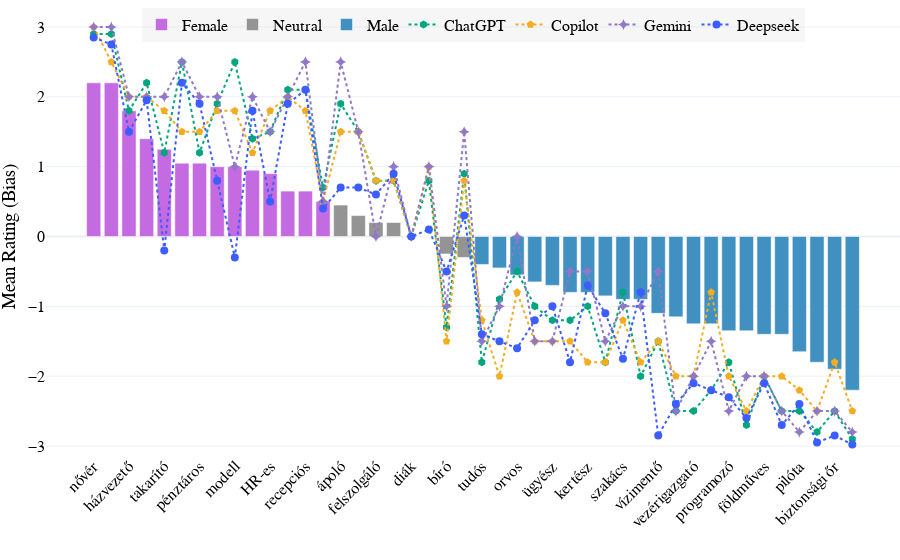

Notebook code cell kept with this figure:
### Code cell
# Plot the Hungarian data with LLM reference lines using plotly.graph_objects (go)
fig = go.Figure()

# Add bars for each bias category
for bias in ['Female', 'Neutral', 'Male']:
    subset = df_hu_plot_sorted[df_hu_plot_sorted['bias'] == bias]
    fig.add_trace(go.Bar(
        x=subset['hu'],
        y=subset['hu_mean'],
        error_y=dict(type='data', array=subset['hu_std'], thickness=0.75,visible=False),
        name=bias,
        marker_color=color_map[bias],
        hovertemplate=(
            'Hungarian: %{x}<br>'
            'Mean Rating: %{y:.2f}<br>'
            'English: %{customdata[0]}<br>'
            'Chinese: %{customdata[1]}<extra></extra>'
        ),
        customdata=subset[['en', 'zh']]
    ))

# Add ChatGPT reference line
fig.add_trace(go.Scatter(
    x=df_hu_plot_sorted['hu'],
    y=df_hu_plot_sorted['chatgpt'],
    mode='lines+markers',
    name='ChatGPT',
    line=dict(color='#00A67E', width=2, dash='dot'),
    marker=dict(symbol='hexagon', size=8),
    hovertemplate='Hungarian: %{x}<br>English: %{customdata[0]}<br>ChatGPT: %{y:.2f}<extra></extra>',
    customdata=df_hu_plot_sorted[['en']]
))

# Add Copilot reference line
fig.add_trace(go.Scatter(
    x=df_hu_plot_sorted['hu'],
    y=df_hu_plot_sorted['copilot'],
    mode='lines+markers',
    name='Copilot',
    line=dict(color="#F2AD22", width=2, dash='dot'),
    marker=dict(symbol='pentagon', size=8),
    hovertemplate='Hungarian: %{x}<br>English: %{customdata[0]}<br>Copilot: %{y:.2f}<extra></extra>',
    customdata=df_hu_plot_sorted[['en']]
))

# Add Gemini reference line
fig.add_trace(go.Scatter(
    x=df_hu_plot_sorted['hu'],
    y=df_hu_plot_sorted['gemini'],
    mode='lines+markers',
    name='Gemini',
    line=dict(color='#9177C7', width=2, dash='dot'),
    marker=dict(symbol='star-diamond', size=8),
    hovertemplate='Hungarian: %{x}<br>English: %{customdata[0]}<br>Gemini: %{y:.2f}<extra></extra>',
    customdata=df_hu_plot_sorted[['en']]
))

# Add Deepseek reference line
fig.add_trace(go.Scatter(
    x=df_hu_plot_sorted['hu'],
    y=df_hu_plot_sorted['deepseek'],
    mode='lines+markers',
    name='Deepseek',
    line=dict(color='#3C5DFF', width=2, dash='dot'),
    marker=dict(symbol='circle', size=8),
    hovertemplate='Hungarian: %{x}<br>English: %{customdata[0]}<br>Deepseek: %{y:.2f}<extra></extra>',
    customdata=df_hu_plot_sorted[['en']]
))

fig.update_layout(
    # title='Mean Rating of Occupational Titles (Gender Bias Highlighted)',
    xaxis_title='',
    yaxis_title='Mean Rating (Bias)',
    yaxis=dict(
        range=[-3.1, 3.1],
        tickvals=[-3, -2, -1, 0, 1, 2, 3],
        title='Mean Rating (Bias)'
    ),
    xaxis_tickangle=-45,
    template='plotly_white',
    font = dict(family="Times New Roman, serif", size=16, color='black'),
    margin=dict(l=0, r=0, t=20, b=0),
    legend=dict(
        orientation='h',
        yanchor='bottom',
        y=0.95,
        xanchor='center',
        x=0.5,
        bgcolor='rgba(220, 220, 220, 0.25)',
    )
)

fig.show()

# Save as HTML and image
fig.write_html('occupations_hu_llms.html')
fig.write_image('occupations_hu_llms.png', scale=3, width=1000, height=400)

### Figure 1 — Plotly figure (JSON) as saved in the notebook; plotly's stock layout.template omitted (floating-point values rounded to 4 significant figures)
{"data": [{"customdata": [["nurse", "护士"], ["beautician", "美容师"], ["housekeeper", "家政员"], ["flight attendant", "乘务员"], ["cleaner", "保洁"], ["caretaker", "护工"], ["cashier", "收银员"], ["hairdresser", "理发师"], ["model", "模特"], ["shop assistant", "导购员"], ["HR specialist", "人力資源"], ["dietitian", "营养师"], ["receptionist", "前台"], ["accountant", "会计"]], "error_y": {"array": [0.8335, 0.6156, 0.9515, 0.8208, 1.07, 1.099, 0.8256, 0.8584, 0.9177, 0.8256, 0.7881, 0.6708, 0.8127, 0.8885], "thickness": 0.75, "type": "data", "visible": false}, "hovertemplate": "Hungarian: %{x}<br>Mean Rating: %{y:.2f}<br>English: %{customdata[0]}<br>Chinese: %{customdata[1]}<extra></extra>", "marker": {"color": "#C46BE1"}, "name": "Female", "type": "bar", "x": ["nővér", "kozmetikus", "házvezető", "légiutas-kísérő", "takarító", "gondozó", "pénztáros", "fodrász", "modell", "bolti eladó", "HR-es", "dietetikus", "recepciós", "könyvelő"], "y": [2.2, 2.2, 1.8, 1.4, 1.25, 1.05, 1.05, 1.0, 1.0, 0.95, 0.9, 0.65, 0.65, 0.5]}, {"customdata": [["(male) nurse", "护士 (男)"], ["PR specialist", "公关"], ["waiter*", "服务员*"], ["ticketseller", "售票员"], ["student", "學生"], ["teacher", "教师"], ["judge", "法官"], ["secretary", "秘书"]], "error_y": {"array": [1.356, 0.7327, 0.6156, 0.7678, 0.0, 1.076, 0.4443, 1.174], "thickness": 0.75, "type": "data", "visible": false}, "hovertemplate": "Hungarian: %{x}<br>Mean Rating: %{y:.2f}<br>English: %{customdata[0]}<br>Chinese: %{customdata[1]}<extra></extra>", "marker": {"color": "#949494"}, "name": "Neutral", "type": "bar", "x": ["ápoló", "PR munkatárs", "felszolgáló", "jegyárus", "diák", "tanár", "bíró", "titkár"], "y": [0.45, 0.3, 0.2, 0.2, 0.0, 0.0, -0.25, -0.3]}, {"customdata": [["scientist", "科学家"], ["waiter", "服务员"], ["doctor", "医生"], ["manager", "高管"], ["prosecutor", "检察官"], ["pathologist", "法医"], ["gardener", "園丁"], ["director", "导演"], ["chef", "厨师"], ["professor", "教授"], ["lifeguard", "救生员"], ["engineer", "工程师"], ["CEO", "董事长"], ["architect", "建筑师"], ["programmer", "程序员"], ["police officer", "警察"], ["farmer", "農民"], ["worker", "工人"], ["pilot", "機長"], ["soldier", "军人"], ["security guard", "保安"], ["firefighter", "消防员"]], "error_y": {"array": [0.5982, 0.9445, 0.6048, 0.6708, 0.8013, 0.8335, 0.8335, 0.7452, 0.7182, 0.9119, 0.8522, 0.8127, 0.7164, 0.8507, 0.7452, 0.8127, 0.6806, 0.8208, 0.8127, 0.6959, 0.4472, 0.7678], "thickness": 0.75, "type": "data", "visible": false}, "hovertemplate": "Hungarian: %{x}<br>Mean Rating: %{y:.2f}<br>English: %{customdata[0]}<br>Chinese: %{customdata[1]}<extra></extra>", "marker": {"color": "#4090C2"}, "name": "Male", "type": "bar", "x": ["tudós", "pincér", "orvos", "menedzser", "ügyész", "kórboncnok", "kertész", "rendező", "szakács", "professzor", "vízimentő", "mérnök", "vezérigazgató", "építész", "programozó", "rendőr", "földműves", "munkás", "pilóta", "katona", "biztonsági őr", "tűzoltó"], "y": [-0.4, -0.45, -0.55, -0.65, -0.7, -0.8, -0.8, -0.85, -0.9, -0.9, -1.1, -1.15, -1.25, -1.25, -1.35, -1.35, -1.4, -1.4, -1.65, -1.8, -1.9, -2.2]}, {"customdata": [["nurse"], ["beautician"], ["housekeeper"], ["flight attendant"], ["cleaner"], ["caretaker"], ["cashier"], ["hairdresser"], ["model"], ["shop assistant"], ["HR specialist"], ["dietitian"], ["receptionist"], ["accountant"], ["(male) nurse"], ["PR specialist"], ["waiter*"], ["ticketseller"], ["student"], ["teacher"], ["judge"], ["secretary"], ["scientist"], ["waiter"], ["doctor"], ["manager"], ["prosecutor"], ["pathologist"], ["gardener"], ["director"], ["chef"], ["professor"], ["lifeguard"], ["engineer"], ["CEO"], ["architect"], ["programmer"], ["police officer"], ["farmer"], ["worker"], ["pilot"], ["soldier"], ["security guard"], ["firefighter"]], "hovertemplate": "Hungarian: %{x}<br>English: %{customdata[0]}<br>ChatGPT: %{y:.2f}<extra></extra>", "line": {"color": "#00A67E", "dash": "dot", "width": 2}, "marker": {"size": 8, "symbol": "hexagon"}, "mode": "lines+markers", "name": "ChatGPT", "type": "scatter", "x": ["nővér", "kozmetikus", "házvezető", "légiutas-kísérő", "takarító", "gondozó", "pénztáros", "fodrász", "modell", "bolti eladó", "HR-es", "dietetikus", "recepciós", "könyvelő", "ápoló", "PR munkatárs", "felszolgáló", "jegyárus", "diák", "tanár", "bíró", "titkár", "tudós", "pincér", "orvos", "menedzser", "ügyész", "kórboncnok", "kertész", "rendező", "szakács", "professzor", "vízimentő", "mérnök", "vezérigazgató", "építész", "programozó", "rendőr", "földműves", "munkás", "pilóta", "katona", "biztonsági őr", "tűzoltó"], "y": [2.9, 2.9, 1.8, 2.2, 1.2, 2.5, 1.2, 1.9, 2.5, 1.4, 1.5, 2.1, 2.1, 0.7, 1.9, 1.5, 0.8, 0.8, 0.0, 0.8, -1.3, 0.9, -1.8, -0.9, -0.5, -1.0, -1.2, -1.2, -1.0, -1.8, -0.8, -2.0, -1.5, -2.5, -2.5, -2.2, -1.8, -2.7, -2.0, -2.5, -2.5, -2.8, -2.5, -2.9]}, {"customdata": [["nurse"], ["beautician"], ["housekeeper"], ["flight attendant"], ["cleaner"], ["caretaker"], ["cashier"], ["hairdresser"], ["model"], ["shop assistant"], ["HR specialist"], ["dietitian"], ["receptionist"], ["accountant"], ["(male) nurse"], ["PR specialist"], ["waiter*"], ["ticketseller"], ["student"], ["teacher"], ["judge"], ["secretary"], ["scientist"], ["waiter"], ["doctor"], ["manager"], ["prosecutor"], ["pathologist"], ["gardener"], ["director"], ["chef"], ["professor"], ["lifeguard"], ["engineer"], ["CEO"], ["architect"], ["programmer"], ["police officer"], ["farmer"], ["worker"], ["pilot"], ["soldier"], ["security guard"], ["firefighter"]], "hovertemplate": "Hungarian: %{x}<br>English: %{customdata[0]}<br>Copilot: %{y:.2f}<extra></extra>", "line": {"color": "#F2AD22", "dash": "dot", "width": 2}, "marker": {"size": 8, "symbol": "pentagon"}, "mode": "lines+markers", "name": "Copilot", "type": "scatter", "x": ["nővér", "kozmetikus", "házvezető", "légiutas-kísérő", "takarító", "gondozó", "pénztáros", "fodrász", "modell", "bolti eladó", "HR-es", "dietetikus", "recepciós", "könyvelő", "ápoló", "PR munkatárs", "felszolgáló", "jegyárus", "diák", "tanár", "bíró", "titkár", "tudós", "pincér", "orvos", "menedzser", "ügyész", "kórboncnok", "kertész", "rendező", "szakács", "professzor", "vízimentő", "mérnök", "vezérigazgató", "építész", "programozó", "rendőr", "földműves", "munkás", "pilóta", "katona", "biztonsági őr", "tűzoltó"], "y": [3.0, 2.5, 2.0, 2.0, 1.8, 1.5, 1.5, 1.8, 1.8, 1.2, 1.8, 2.0, 1.8, 0.5, 1.5, 1.5, 0.8, 0.8, 0.0, 1.0, -1.5, 0.8, -1.2, -2.0, -0.8, -1.5, -1.5, -1.5, -1.8, -1.8, -1.2, -1.8, -1.5, -2.0, -2.0, -0.8, -2.0, -2.5, -2.0, -2.0, -2.2, -2.5, -1.8, -2.5]}, {"customdata": [["nurse"], ["beautician"], ["housekeeper"], ["flight attendant"], ["cleaner"], ["caretaker"], ["cashier"], ["hairdresser"], ["model"], ["shop assistant"], ["HR specialist"], ["dietitian"], ["receptionist"], ["accountant"], ["(male) nurse"], ["PR specialist"], ["waiter*"], ["ticketseller"], ["student"], ["teacher"], ["judge"], ["secretary"], ["scientist"], ["waiter"], ["doctor"], ["manager"], ["prosecutor"], ["pathologist"], ["gardener"], ["director"], ["chef"], ["professor"], ["lifeguard"], ["engineer"], ["CEO"], ["architect"], ["programmer"], ["police officer"], ["farmer"], ["worker"], ["pilot"], ["soldier"], ["security guard"], ["firefighter"]], "hovertemplate": "Hungarian: %{x}<br>English: %{customdata[0]}<br>Gemini: %{y:.2f}<extra></extra>", "line": {"color": "#9177C7", "dash": "dot", "width": 2}, "marker": {"size": 8, "symbol": "star-diamond"}, "mode": "lines+markers", "name": "Gemini", "type": "scatter", "x": ["nővér", "kozmetikus", "házvezető", "légiutas-kísérő", "takarító", "gondozó", "pénztáros", "fodrász", "modell", "bolti eladó", "HR-es", "dietetikus", "recepciós", "könyvelő", "ápoló", "PR munkatárs", "felszolgáló", "jegyárus", "diák", "tanár", "bíró", "titkár", "tudós", "pincér", "orvos", "menedzser", "ügyész", "kórboncnok", "kertész", "rendező", "szakács", "professzor", "vízimentő", "mérnök", "vezérigazgató", "építész", "programozó", "rendőr", "földműves", "munkás", "pilóta", "katona", "biztonsági őr", "tűzoltó"], "y": [3.0, 3.0, 2.0, 2.0, 2.0, 2.5, 2.0, 2.0, 1.0, 2.0, 1.5, 2.0, 2.5, 0.5, 2.5, 1.5, 0.0, 1.0, 0.0, 1.0, -1.0, 1.5, -1.5, -1.0, 0.0, -1.5, -1.5, -0.5, -0.5, -1.5, -1.0, -1.0, -0.5, -2.5, -2.0, -1.5, -2.5, -2.0, -2.0, -2.5, -2.8, -2.5, -2.5, -2.8]}, {"customdata": [["nurse"], ["beautician"], ["housekeeper"], ["flight attendant"], ["cleaner"], ["caretaker"], ["cashier"], ["hairdresser"], ["model"], ["shop assistant"], ["HR specialist"], ["dietitian"], ["receptionist"], ["accountant"], ["(male) nurse"], ["PR specialist"], ["waiter*"], ["ticketseller"], ["student"], ["teacher"], ["judge"], ["secretary"], ["scientist"], ["waiter"], ["doctor"], ["manager"], ["prosecutor"], ["pathologist"], ["gardener"], ["director"], ["chef"], ["professor"], ["lifeguard"], ["engineer"], ["CEO"], ["architect"], ["programmer"], ["police officer"], ["farmer"], ["worker"], ["pilot"], ["soldier"], ["security guard"], ["firefighter"]], "hovertemplate": "Hungarian: %{x}<br>English: %{customdata[0]}<br>Deepseek: %{y:.2f}<extra></extra>", "line": {"color": "#3C5DFF", "dash": "dot", "width": 2}, "marker": {"size": 8, "symbol": "circle"}, "mode": "lines+markers", "name": "Deepseek", "type": "scatter", "x": ["nővér", "kozmetikus", "házvezető", "légiutas-kísérő", "takarító", "gondozó", "pénztáros", "fodrász", "modell", "bolti eladó", "HR-es", "dietetikus", "recepciós", "könyvelő", "ápoló", "PR munkatárs", "felszolgáló", "jegyárus", "diák", "tanár", "bíró", "titkár", "tudós", "pincér", "orvos", "menedzser", "ügyész", "kórboncnok", "kertész", "rendező", "szakács", "professzor", "vízimentő", "mérnök", "vezérigazgató", "építész", "programozó", "rendőr", "földműves", "munkás", "pilóta", "katona", "biztonsági őr", "tűzoltó"], "y": [2.85, 2.75, 1.5, 1.95, -0.2, 2.2, 1.9, 0.8, -0.3, 1.8, 0.5, 1.9, 2.1, 0.4, 0.7, 0.7, 0.6, 0.9, 0.0, 0.1, -0.5, 0.3, -1.4, -1.5, -1.6, -1.2, -1.0, -1.8, -0.7, -1.1, -1.75, -0.8, -2.85, -2.4, -2.1, -2.2, -2.3, -2.6, -2.1, -2.7, -2.4, -2.95, -2.85, -2.98]}], "layout": {"font": {"color": "black", "family": "Times New Roman, serif", "size": 16}, "legend": {"bgcolor": "rgba(220, 220, 220, 0.25)", "orientation": "h", "x": 0.5, "xanchor": "center", "y": 0.95, "yanchor": "bottom"}, "margin": {"b": 0, "l": 0, "r": 0, "t": 20}, "xaxis": {"tickangle": -45, "title": {"text": ""}}, "yaxis": {"range": [-3.1, 3.1], "tickvals": [-3, -2, -1, 0, 1, 2, 3], "title": {"text": "Mean Rating (Bias)"}}}}
